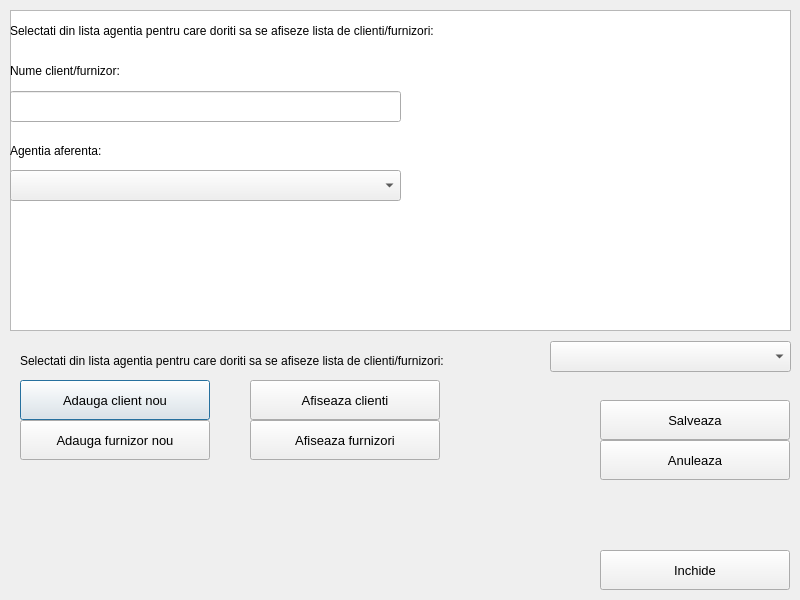
<?xml version="1.0" encoding="UTF-8"?>
<ui version="4.0">
 <class>Cf</class>
 <widget class="QDialog" name="Cf">
  <property name="geometry">
   <rect>
    <x>0</x>
    <y>0</y>
    <width>800</width>
    <height>600</height>
   </rect>
  </property>
  <property name="windowTitle">
   <string>Dialog</string>
  </property>
  <widget class="QTableView" name="tableView">
   <property name="geometry">
    <rect>
     <x>10</x>
     <y>10</y>
     <width>781</width>
     <height>321</height>
    </rect>
   </property>
  </widget>
  <widget class="QLabel" name="select">
   <property name="geometry">
    <rect>
     <x>20</x>
     <y>340</y>
     <width>521</width>
     <height>41</height>
    </rect>
   </property>
   <property name="font">
    <font>
     <pointsize>9</pointsize>
    </font>
   </property>
   <property name="text">
    <string>Selectati din lista agentia pentru care doriti sa se afiseze lista de clienti/furnizori:</string>
   </property>
  </widget>
  <widget class="QComboBox" name="agentieBox">
   <property name="geometry">
    <rect>
     <x>550</x>
     <y>341</y>
     <width>241</width>
     <height>31</height>
    </rect>
   </property>
   <property name="font">
    <font>
     <pointsize>8</pointsize>
    </font>
   </property>
  </widget>
  <widget class="QPushButton" name="showc">
   <property name="geometry">
    <rect>
     <x>20</x>
     <y>380</y>
     <width>190</width>
     <height>40</height>
    </rect>
   </property>
   <property name="font">
    <font>
     <pointsize>10</pointsize>
    </font>
   </property>
   <property name="text">
    <string>Adauga client nou</string>
   </property>
  </widget>
  <widget class="QPushButton" name="showf">
   <property name="geometry">
    <rect>
     <x>20</x>
     <y>420</y>
     <width>190</width>
     <height>40</height>
    </rect>
   </property>
   <property name="font">
    <font>
     <pointsize>10</pointsize>
    </font>
   </property>
   <property name="text">
    <string>Adauga furnizor nou</string>
   </property>
  </widget>
  <widget class="QPushButton" name="inchide">
   <property name="geometry">
    <rect>
     <x>600</x>
     <y>550</y>
     <width>190</width>
     <height>40</height>
    </rect>
   </property>
   <property name="font">
    <font>
     <pointsize>10</pointsize>
    </font>
   </property>
   <property name="text">
    <string>Inchide</string>
   </property>
  </widget>
  <widget class="QLabel" name="newcf">
   <property name="geometry">
    <rect>
     <x>10</x>
     <y>10</y>
     <width>521</width>
     <height>41</height>
    </rect>
   </property>
   <property name="font">
    <font>
     <pointsize>9</pointsize>
    </font>
   </property>
   <property name="text">
    <string>Selectati din lista agentia pentru care doriti sa se afiseze lista de clienti/furnizori:</string>
   </property>
  </widget>
  <widget class="QLabel" name="cf">
   <property name="geometry">
    <rect>
     <x>10</x>
     <y>50</y>
     <width>141</width>
     <height>41</height>
    </rect>
   </property>
   <property name="font">
    <font>
     <pointsize>9</pointsize>
    </font>
   </property>
   <property name="text">
    <string>Nume client/furnizor:</string>
   </property>
  </widget>
  <widget class="QLineEdit" name="cfEdit">
   <property name="geometry">
    <rect>
     <x>10</x>
     <y>91</y>
     <width>391</width>
     <height>31</height>
    </rect>
   </property>
  </widget>
  <widget class="QLabel" name="aferent">
   <property name="geometry">
    <rect>
     <x>10</x>
     <y>130</y>
     <width>141</width>
     <height>41</height>
    </rect>
   </property>
   <property name="font">
    <font>
     <pointsize>9</pointsize>
    </font>
   </property>
   <property name="text">
    <string>Agentia aferenta:</string>
   </property>
  </widget>
  <widget class="QComboBox" name="aferentBox">
   <property name="geometry">
    <rect>
     <x>10</x>
     <y>170</y>
     <width>391</width>
     <height>31</height>
    </rect>
   </property>
  </widget>
  <widget class="QPushButton" name="salveaza">
   <property name="geometry">
    <rect>
     <x>600</x>
     <y>400</y>
     <width>190</width>
     <height>40</height>
    </rect>
   </property>
   <property name="font">
    <font>
     <pointsize>10</pointsize>
    </font>
   </property>
   <property name="text">
    <string>Salveaza</string>
   </property>
  </widget>
  <widget class="QPushButton" name="anuleaza">
   <property name="geometry">
    <rect>
     <x>600</x>
     <y>440</y>
     <width>190</width>
     <height>40</height>
    </rect>
   </property>
   <property name="font">
    <font>
     <pointsize>10</pointsize>
    </font>
   </property>
   <property name="text">
    <string>Anuleaza</string>
   </property>
  </widget>
  <widget class="QPushButton" name="sc">
   <property name="geometry">
    <rect>
     <x>250</x>
     <y>380</y>
     <width>190</width>
     <height>40</height>
    </rect>
   </property>
   <property name="font">
    <font>
     <pointsize>10</pointsize>
    </font>
   </property>
   <property name="text">
    <string>Afiseaza clienti</string>
   </property>
  </widget>
  <widget class="QPushButton" name="sf">
   <property name="geometry">
    <rect>
     <x>250</x>
     <y>420</y>
     <width>190</width>
     <height>40</height>
    </rect>
   </property>
   <property name="font">
    <font>
     <pointsize>10</pointsize>
    </font>
   </property>
   <property name="text">
    <string>Afiseaza furnizori</string>
   </property>
  </widget>
 </widget>
 <resources/>
 <connections/>
</ui>
